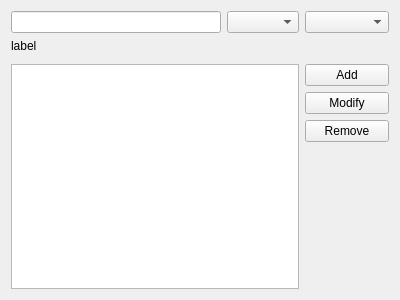
<?xml version="1.0" encoding="UTF-8"?>
<ui version="4.0">
 <class>ChecksumSearch</class>
 <widget class="QWidget" name="ChecksumSearch">
  <property name="geometry">
   <rect>
    <x>0</x>
    <y>0</y>
    <width>400</width>
    <height>300</height>
   </rect>
  </property>
  <property name="windowTitle">
   <string>Form</string>
  </property>
  <layout class="QGridLayout" name="gridLayout">
   <item row="0" column="0">
    <widget class="KLineEdit" name="change">
     <property name="showClearButton" stdset="0">
      <bool>true</bool>
     </property>
    </widget>
   </item>
   <item row="0" column="1">
    <widget class="KComboBox" name="mode"/>
   </item>
   <item row="0" column="2">
    <widget class="KComboBox" name="type"/>
   </item>
   <item row="3" column="0" rowspan="4" colspan="2">
    <widget class="QTreeView" name="treeView">
     <property name="editTriggers">
      <set>QAbstractItemView::NoEditTriggers</set>
     </property>
     <property name="selectionMode">
      <enum>QAbstractItemView::ExtendedSelection</enum>
     </property>
     <property name="rootIsDecorated">
      <bool>false</bool>
     </property>
     <property name="uniformRowHeights">
      <bool>true</bool>
     </property>
     <property name="itemsExpandable">
      <bool>false</bool>
     </property>
    </widget>
   </item>
   <item row="3" column="2">
    <widget class="KPushButton" name="add">
     <property name="text">
      <string>Add</string>
     </property>
    </widget>
   </item>
   <item row="5" column="2">
    <widget class="KPushButton" name="remove">
     <property name="text">
      <string>Remove</string>
     </property>
    </widget>
   </item>
   <item row="6" column="2">
    <spacer name="verticalSpacer">
     <property name="orientation">
      <enum>Qt::Vertical</enum>
     </property>
     <property name="sizeHint" stdset="0">
      <size>
       <width>84</width>
       <height>128</height>
      </size>
     </property>
    </spacer>
   </item>
   <item row="2" column="0">
    <spacer name="verticalSpacer_2">
     <property name="orientation">
      <enum>Qt::Vertical</enum>
     </property>
     <property name="sizeType">
      <enum>QSizePolicy::Fixed</enum>
     </property>
     <property name="sizeHint" stdset="0">
      <size>
       <width>5</width>
       <height>5</height>
      </size>
     </property>
    </spacer>
   </item>
   <item row="1" column="0" colspan="3">
    <widget class="QLabel" name="label">
     <property name="text">
      <string>label</string>
     </property>
     <property name="wordWrap">
      <bool>true</bool>
     </property>
    </widget>
   </item>
   <item row="4" column="2">
    <widget class="KPushButton" name="modify">
     <property name="text">
      <string>Modify</string>
     </property>
    </widget>
   </item>
  </layout>
 </widget>
 <customwidgets>
  <customwidget>
   <class>KComboBox</class>
   <extends>QComboBox</extends>
   <header>kcombobox.h</header>
  </customwidget>
  <customwidget>
   <class>KLineEdit</class>
   <extends>QLineEdit</extends>
   <header>klineedit.h</header>
  </customwidget>
  <customwidget>
   <class>KPushButton</class>
   <extends>QPushButton</extends>
   <header>kpushbutton.h</header>
  </customwidget>
 </customwidgets>
 <resources/>
 <connections/>
</ui>
